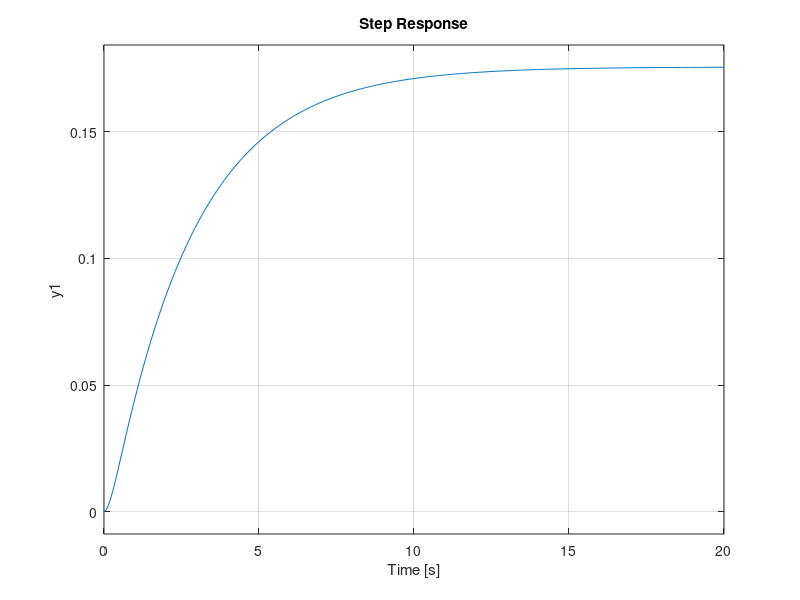

Here is the MATLAB script that generated this plot: (Note: this script raises an error after producing the figure.)
close all;
clear all;
%Liquid level control system block diagram transfer functions

%Pump transfer function
Kpm=2; % pump gain
tp=0.2; % time constant
Gpm=tf([0, Kpm],[tp, 1]);

%Valve transfer function
Kv=2.2e-3; % valve gain
x =2; %position of valve
Gv=tf([0, Kv*x],1);

%Tank transfer function
Kt=24.2; % Tank gain
tt=3.3; % time constant
Gt=tf([0, Kt],[tt, 1]);

%Level sensor transfer function
Kl=1; % sensor gain
Gl=tf([0, 1],1);

% Block reduction

OLTF= Gpm*Gv*Gt; % open loop transfer function
CLTF = feedback(OLTF, Gl); %closed loop transfer function
step(CLTF) % step response of un-forced system
stepinfo(CLTF)

% Design of controller

s = tf('s');
figure(1);
rlocus(CLTF) % root locus of system
PD = s + 9.21; % Proportional derivative controller
TF1 = PD * CLTF;
figure(2);
rlocus(TF1)
K = 116.5; % controller gain
TF2 = K * TF1;
TF3 = feedback(TF2,1); % closed loop controller transfer function
figure(3);
step(TF3)
stepinfo(TF3)

%Stability

figure(4);
margin(TF2)
